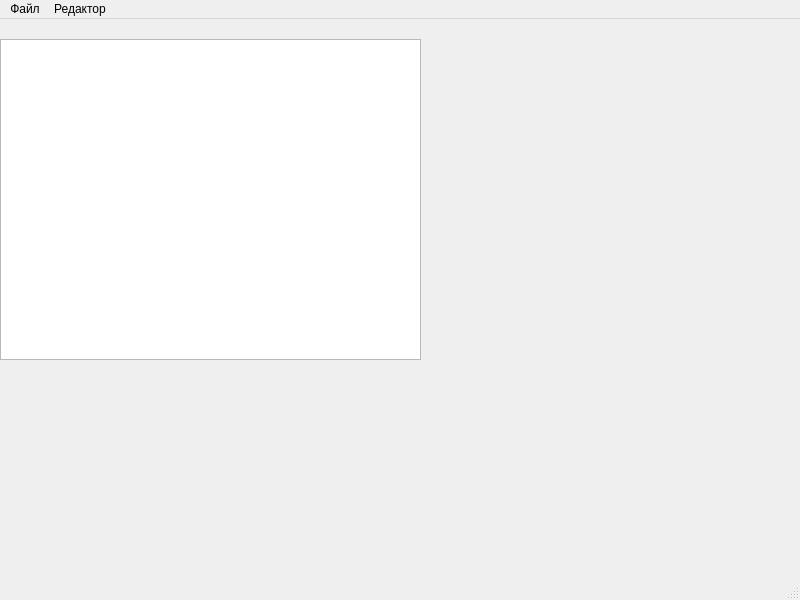
<?xml version="1.0" encoding="UTF-8"?>
<ui version="4.0">
 <class>Paint</class>
 <widget class="QMainWindow" name="Paint">
  <property name="geometry">
   <rect>
    <x>0</x>
    <y>0</y>
    <width>800</width>
    <height>600</height>
   </rect>
  </property>
  <property name="windowTitle">
   <string>Paint</string>
  </property>
  <widget class="QWidget" name="centralwidget">
   <widget class="QGraphicsView" name="graphicsView">
    <property name="geometry">
     <rect>
      <x>0</x>
      <y>20</y>
      <width>421</width>
      <height>321</height>
     </rect>
    </property>
   </widget>
  </widget>
  <widget class="QMenuBar" name="menubar">
   <property name="geometry">
    <rect>
     <x>0</x>
     <y>0</y>
     <width>800</width>
     <height>17</height>
    </rect>
   </property>
   <widget class="QMenu" name="menu">
    <property name="title">
     <string>Файл</string>
    </property>
    <addaction name="action"/>
    <addaction name="action_2"/>
   </widget>
   <widget class="QMenu" name="menu_2">
    <property name="title">
     <string>Редактор</string>
    </property>
    <widget class="QMenu" name="menu_3">
     <property name="title">
      <string>Фигура</string>
     </property>
     <addaction name="action_5"/>
     <addaction name="action_6"/>
     <addaction name="action_7"/>
    </widget>
    <addaction name="action_3"/>
    <addaction name="menu_3"/>
    <addaction name="action_9"/>
   </widget>
   <addaction name="menu"/>
   <addaction name="menu_2"/>
  </widget>
  <widget class="QStatusBar" name="statusbar"/>
  <action name="action">
   <property name="text">
    <string>Сохранить</string>
   </property>
  </action>
  <action name="action_2">
   <property name="text">
    <string>Очистить</string>
   </property>
  </action>
  <action name="action_3">
   <property name="text">
    <string>Отменить последнее действие</string>
   </property>
  </action>
  <action name="action_5">
   <property name="text">
    <string>Прямоугольник</string>
   </property>
  </action>
  <action name="action_6">
   <property name="text">
    <string>Овал</string>
   </property>
  </action>
  <action name="action_7">
   <property name="text">
    <string>Ромб</string>
   </property>
  </action>
  <action name="action_9">
   <property name="text">
    <string>Цвет</string>
   </property>
  </action>
 </widget>
 <resources/>
 <connections/>
</ui>
